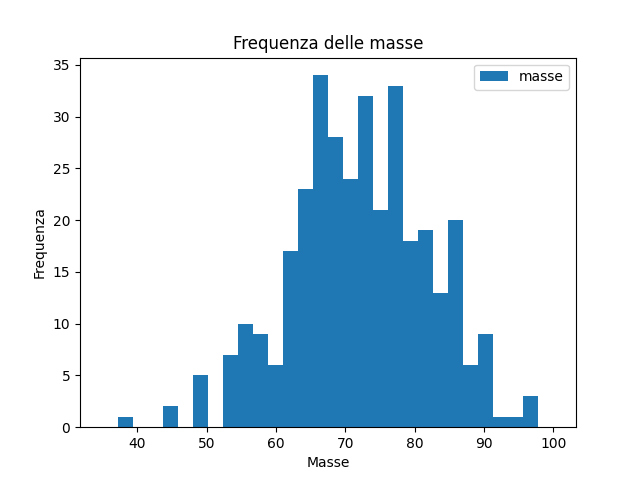

Here is the Python script that generated this plot:
import numpy as np
import matplotlib.pyplot as mpl

# carica i dati su una lista data
data = np.loadtxt("datamasse.dat")

# traccia grafico
mpl.hist(data, bins = 30, range=(35, 100), label = "masse")

# cosmetics
mpl.title("Frequenza delle masse")
mpl.xlabel("Masse")
mpl.ylabel("Frequenza")
mpl.legend()

# disegna su un file
mpl.savefig("plot.png")

# disegna
mpl.show()